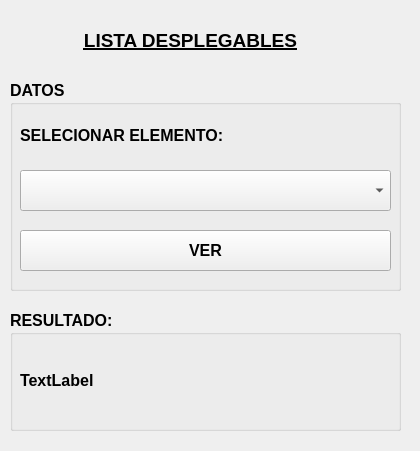
<?xml version="1.0" encoding="UTF-8"?>
<ui version="4.0">
 <class>MainWindow</class>
 <widget class="QMainWindow" name="MainWindow">
  <property name="geometry">
   <rect>
    <x>0</x>
    <y>0</y>
    <width>420</width>
    <height>451</height>
   </rect>
  </property>
  <property name="windowTitle">
   <string>MainWindow</string>
  </property>
  <widget class="QWidget" name="centralwidget">
   <widget class="QLabel" name="label">
    <property name="geometry">
     <rect>
      <x>10</x>
      <y>20</y>
      <width>361</width>
      <height>41</height>
     </rect>
    </property>
    <property name="font">
     <font>
      <pointsize>14</pointsize>
      <weight>75</weight>
      <bold>true</bold>
      <underline>true</underline>
     </font>
    </property>
    <property name="text">
     <string>LISTA DESPLEGABLES</string>
    </property>
    <property name="alignment">
     <set>Qt::AlignCenter</set>
    </property>
   </widget>
   <widget class="QGroupBox" name="groupBox">
    <property name="geometry">
     <rect>
      <x>10</x>
      <y>80</y>
      <width>391</width>
      <height>211</height>
     </rect>
    </property>
    <property name="font">
     <font>
      <pointsize>12</pointsize>
      <weight>75</weight>
      <bold>true</bold>
     </font>
    </property>
    <property name="title">
     <string>DATOS</string>
    </property>
    <widget class="QComboBox" name="cbopais">
     <property name="geometry">
      <rect>
       <x>10</x>
       <y>90</y>
       <width>371</width>
       <height>41</height>
      </rect>
     </property>
    </widget>
    <widget class="QLabel" name="label_2">
     <property name="geometry">
      <rect>
       <x>10</x>
       <y>40</y>
       <width>371</width>
       <height>31</height>
      </rect>
     </property>
     <property name="text">
      <string>SELECIONAR ELEMENTO:</string>
     </property>
    </widget>
    <widget class="QPushButton" name="btnver">
     <property name="geometry">
      <rect>
       <x>10</x>
       <y>150</y>
       <width>371</width>
       <height>41</height>
      </rect>
     </property>
     <property name="text">
      <string>VER</string>
     </property>
    </widget>
   </widget>
   <widget class="QGroupBox" name="groupBox_2">
    <property name="geometry">
     <rect>
      <x>10</x>
      <y>310</y>
      <width>391</width>
      <height>121</height>
     </rect>
    </property>
    <property name="font">
     <font>
      <pointsize>12</pointsize>
      <weight>75</weight>
      <bold>true</bold>
     </font>
    </property>
    <property name="title">
     <string>RESULTADO:</string>
    </property>
    <widget class="QLabel" name="lblresultado">
     <property name="geometry">
      <rect>
       <x>10</x>
       <y>30</y>
       <width>441</width>
       <height>81</height>
      </rect>
     </property>
     <property name="text">
      <string>TextLabel</string>
     </property>
    </widget>
   </widget>
  </widget>
 </widget>
 <resources/>
 <connections/>
</ui>
